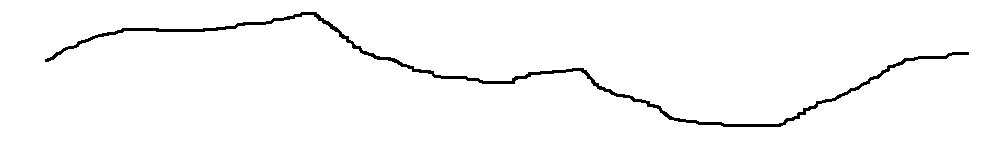
#> input picture python-version/Line4Detection.jpg, 990 x 144 px
$ python line_detect.py
#> lines starting #> are read from the running program, lines starting #| are printed output that depends on the picture; after the words box and inside, x2 and y2 are one past the last pixel; in counts of white or black regions, pixels touching at a corner belong together
"""
@file hough_lines.py
@brief This program demonstrates line finding with the Hough transform
"""
import sys
import math
import cv2 as cv
import numpy as np
import matplotlib.pyplot as plt


def main(argv):

    ## [load]
    default_file = 'Line4Detection.jpg'
    # default_file = 'Proba-3_formation-flying.jpg'
    filename = argv[0] if len(argv) > 0 else default_file

    # Loads an image
    src = cv.imread(cv.samples.findFile(filename), cv.IMREAD_GRAYSCALE)
#> src is the input picture: shape (144, 990); min 0, max 255, mean 249.2

    src = cv.Canny(src, 80, 150)
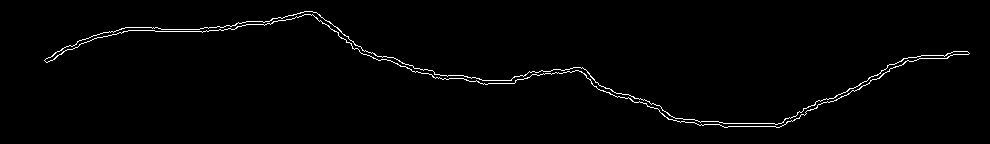
#> src: shape (144, 990); 1.4% white in thin lines or dots, all inside (x1, y1, x2, y2) = (44, 11, 970, 128)

    lsd1 = cv.LineSegmentDetector('Refine','Standard')
    lsd2 = cv.LineSegmentDetector('Refine','None')

    # [12 lines of commented-out code are left out]


if __name__ == "__main__":
    main(sys.argv[1:])

$ run again, with python-version/pose_rough.png saved as python-version/Line4Detection.jpg
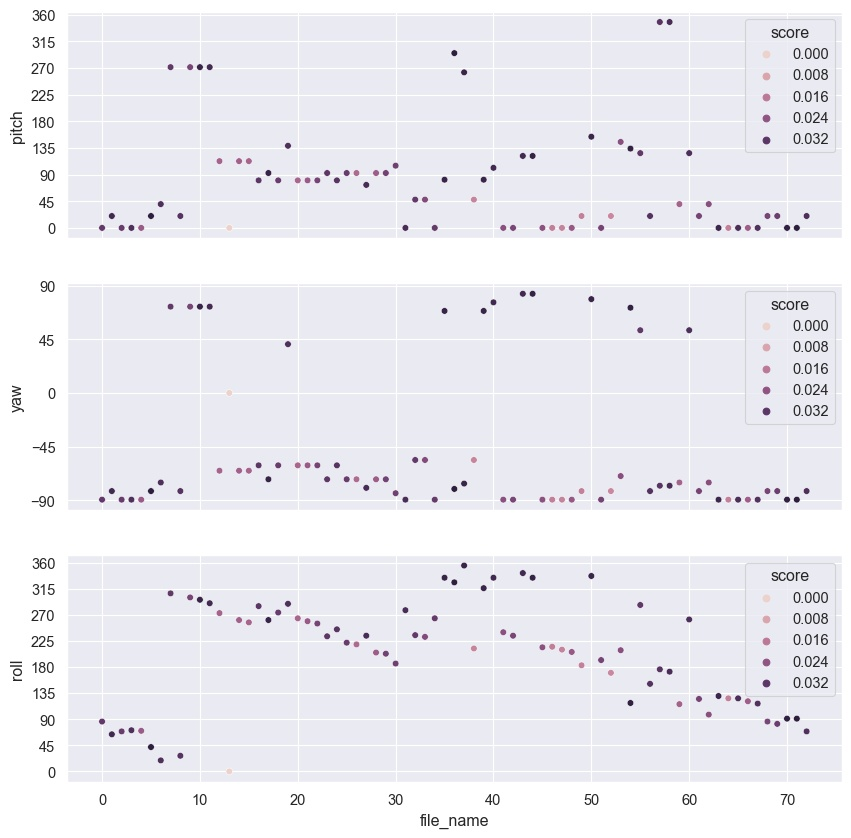
#> input picture python-version/pose_rough.png, 851 x 838 px
#> in main, `src = cv.Canny(src, 80, 150)`:
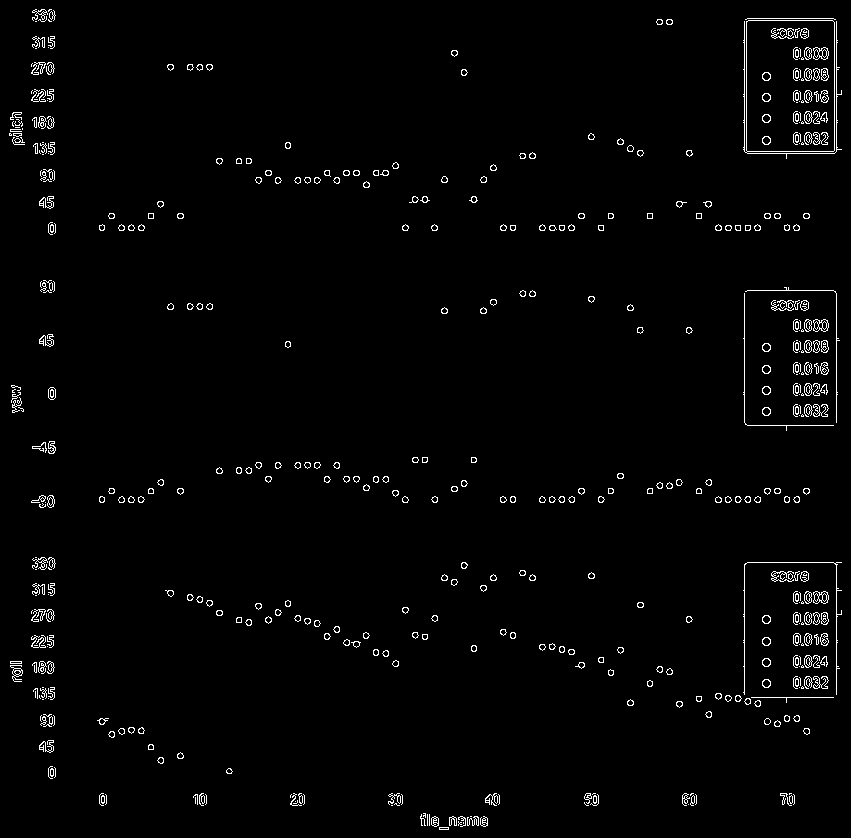
#> src: shape (838, 851); 1.9% white in thin lines or dots
